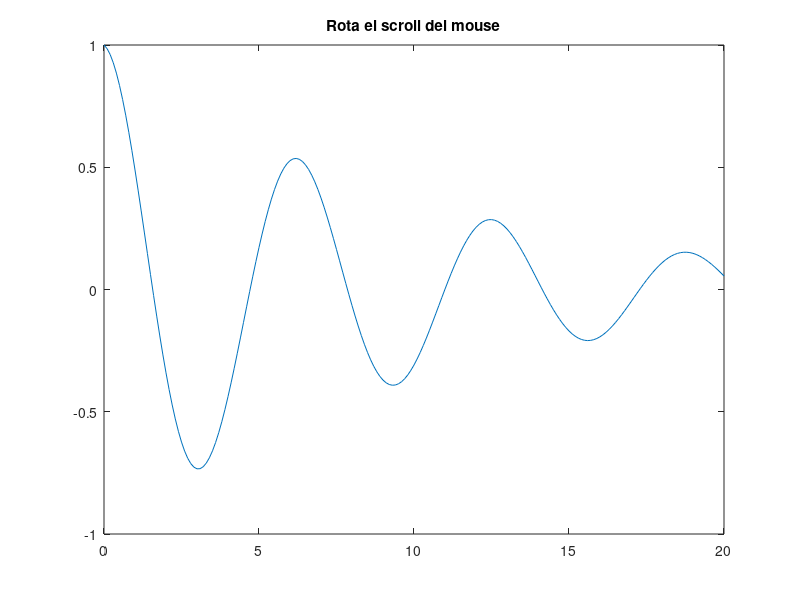

Here is the MATLAB script that generated this plot:
function scrollfun

f = figure('MenuBar','none','WindowScrollWheelFcn',@movscroll,'Name','Scroll Wheel Demo');
   x = [0:.1:20];
   y = exp(-x/10).*cos(x);
   a = axes; 
   h = plot(x,y);
   title('Rota el scroll del mouse')
   function movscroll(src,evnt)
      if evnt.VerticalScrollCount > 0 
         xd = get(h,'XData');
         inc = xd(end)/20;
         x = [0:.1:xd(end)+inc];
         redibujar(x)
      elseif evnt.VerticalScrollCount < 0 
         xd = get(h,'XData');
         inc = xd(end)/20;
         x = [0:.1:xd(end)-inc+.1];
         redibujar(x)
      end
   end

   function redibujar(x)
      y = exp(-x/10).*cos(x);
      set(h,'YData',y,'XData',x)
      set(a,'XLim',[0 x(end)])
      drawnow
   end

end